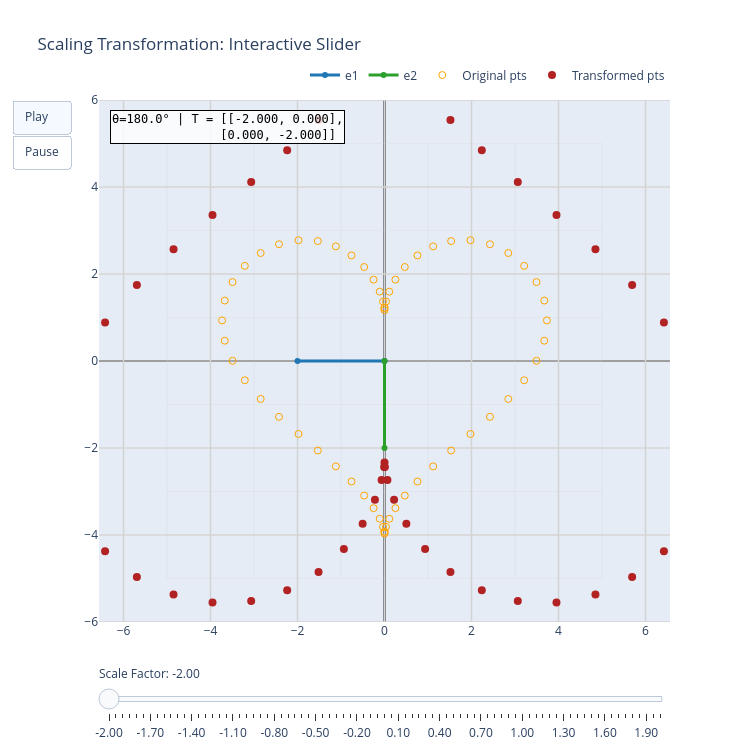

Notebook code for this chart:
### Markdown cell above
## Scalar Multiplication

### Code cell
def generate_scaling_matrices(scale_factors):
    """Generate scaling matrices for a sequence of scale factors.
    
    Args:
        scale_factors: array or list of scale factors (uniform scaling)
    
    Returns:
        List of matrix lists, where each element is [S(scale)] for that scale factor
    """
    matrices_sequence = []
    for s in scale_factors:
        # Uniform scaling matrix
        S = np.array([[s, 0],
                      [0, s]])
        matrices_sequence.append([S])
    return matrices_sequence


# Create a range of scale factors from -2.0 to 2.0 (including negative values)
scale_factors = np.linspace(-2.0, 2.0, 81)

# Use heart points as the input set
pts = heart_param_points(n=60)

# Generate scaling matrices
matrices_sequence = generate_scaling_matrices(scale_factors)

# Show the transformation animation
fig = show_transformation(
    matrices_sequence=matrices_sequence,
    points=pts,
    L=5,
    title='Scaling Transformation: Interactive Slider',
    color_func=heart_line_color,
    frame_duration_ms=100
)

# Update slider labels to show scale factors instead of rotation angles
slider_steps = []
for idx, s in enumerate(scale_factors):
    step = {
        'label': f'{s:.2f}',
        'method': 'animate',
        'args': [[f'frame_{idx}'], {
            'mode': 'immediate',
            'frame': {'duration': 0, 'redraw': True},
            'transition': {'duration': 0}
        }]
    }
    slider_steps.append(step)

# Update the slider configuration
fig.update_layout(
    sliders=[{
        'active': 0,
        'currentvalue': {'prefix': 'Scale Factor: ', 'suffix': '', 'visible': True},
        'pad': {'t': 40},
        'steps': slider_steps
    }]
)

fig.show()

### Figure 1 — Plotly figure (JSON) as saved in the notebook; plotly's stock layout.template omitted (floating-point values rounded to 4 significant figures)
{"data": [{"hoverinfo": "skip", "line": {"color": "lightgray", "width": 1}, "mode": "lines", "opacity": 0.25, "showlegend": false, "type": "scatter", "x": [-5, -5], "y": [-5, 5]}, {"hoverinfo": "skip", "line": {"color": "lightgray", "width": 1}, "mode": "lines", "opacity": 0.25, "showlegend": false, "type": "scatter", "x": [-4, -4], "y": [-5, 5]}, {"hoverinfo": "skip", "line": {"color": "lightgray", "width": 1}, "mode": "lines", "opacity": 0.25, "showlegend": false, "type": "scatter", "x": [-3, -3], "y": [-5, 5]}, {"hoverinfo": "skip", "line": {"color": "lightgray", "width": 1}, "mode": "lines", "opacity": 0.25, "showlegend": false, "type": "scatter", "x": [-2, -2], "y": [-5, 5]}, {"hoverinfo": "skip", "line": {"color": "lightgray", "width": 1}, "mode": "lines", "opacity": 0.25, "showlegend": false, "type": "scatter", "x": [-1, -1], "y": [-5, 5]}, {"hoverinfo": "skip", "line": {"color": "lightgray", "width": 1}, "mode": "lines", "opacity": 0.25, "showlegend": false, "type": "scatter", "x": [0, 0], "y": [-5, 5]}, {"hoverinfo": "skip", "line": {"color": "lightgray", "width": 1}, "mode": "lines", "opacity": 0.25, "showlegend": false, "type": "scatter", "x": [1, 1], "y": [-5, 5]}, {"hoverinfo": "skip", "line": {"color": "lightgray", "width": 1}, "mode": "lines", "opacity": 0.25, "showlegend": false, "type": "scatter", "x": [2, 2], "y": [-5, 5]}, {"hoverinfo": "skip", "line": {"color": "lightgray", "width": 1}, "mode": "lines", "opacity": 0.25, "showlegend": false, "type": "scatter", "x": [3, 3], "y": [-5, 5]}, {"hoverinfo": "skip", "line": {"color": "lightgray", "width": 1}, "mode": "lines", "opacity": 0.25, "showlegend": false, "type": "scatter", "x": [4, 4], "y": [-5, 5]}, {"hoverinfo": "skip", "line": {"color": "lightgray", "width": 1}, "mode": "lines", "opacity": 0.25, "showlegend": false, "type": "scatter", "x": [5, 5], "y": [-5, 5]}, {"hoverinfo": "skip", "line": {"color": "lightgray", "width": 1}, "mode": "lines", "opacity": 0.25, "showlegend": false, "type": "scatter", "x": [-5, 5], "y": [-5, -5]}, {"hoverinfo": "skip", "line": {"color": "lightgray", "width": 1}, "mode": "lines", "opacity": 0.25, "showlegend": false, "type": "scatter", "x": [-5, 5], "y": [-4, -4]}, {"hoverinfo": "skip", "line": {"color": "lightgray", "width": 1}, "mode": "lines", "opacity": 0.25, "showlegend": false, "type": "scatter", "x": [-5, 5], "y": [-3, -3]}, {"hoverinfo": "skip", "line": {"color": "lightgray", "width": 1}, "mode": "lines", "opacity": 0.25, "showlegend": false, "type": "scatter", "x": [-5, 5], "y": [-2, -2]}, {"hoverinfo": "skip", "line": {"color": "lightgray", "width": 1}, "mode": "lines", "opacity": 0.25, "showlegend": false, "type": "scatter", "x": [-5, 5], "y": [-1, -1]}, {"hoverinfo": "skip", "line": {"color": "lightgray", "width": 1}, "mode": "lines", "opacity": 0.25, "showlegend": false, "type": "scatter", "x": [-5, 5], "y": [0, 0]}, {"hoverinfo": "skip", "line": {"color": "lightgray", "width": 1}, "mode": "lines", "opacity": 0.25, "showlegend": false, "type": "scatter", "x": [-5, 5], "y": [1, 1]}, {"hoverinfo": "skip", "line": {"color": "lightgray", "width": 1}, "mode": "lines", "opacity": 0.25, "showlegend": false, "type": "scatter", "x": [-5, 5], "y": [2, 2]}, {"hoverinfo": "skip", "line": {"color": "lightgray", "width": 1}, "mode": "lines", "opacity": 0.25, "showlegend": false, "type": "scatter", "x": [-5, 5], "y": [3, 3]}, {"hoverinfo": "skip", "line": {"color": "lightgray", "width": 1}, "mode": "lines", "opacity": 0.25, "showlegend": false, "type": "scatter", "x": [-5, 5], "y": [4, 4]}, {"hoverinfo": "skip", "line": {"color": "lightgray", "width": 1}, "mode": "lines", "opacity": 0.25, "showlegend": false, "type": "scatter", "x": [-5, 5], "y": [5, 5]}, {"hoverinfo": "skip", "line": {"color": "lightgray", "width": 1.5}, "mode": "lines", "showlegend": false, "type": "scatter", "x": [10, 10], "y": [10, -10]}, {"hoverinfo": "skip", "line": {"color": "lightgray", "width": 1.5}, "mode": "lines", "showlegend": false, "type": "scatter", "x": [8, 8], "y": [10, -10]}, {"hoverinfo": "skip", "line": {"color": "lightgray", "width": 1.5}, "mode": "lines", "showlegend": false, "type": "scatter", "x": [6, 6], "y": [10, -10]}, {"hoverinfo": "skip", "line": {"color": "lightgray", "width": 1.5}, "mode": "lines", "showlegend": false, "type": "scatter", "x": [4, 4], "y": [10, -10]}, {"hoverinfo": "skip", "line": {"color": "lightgray", "width": 1.5}, "mode": "lines", "showlegend": false, "type": "scatter", "x": [2, 2], "y": [10, -10]}, {"hoverinfo": "skip", "line": {"color": "lightgray", "width": 1.5}, "mode": "lines", "showlegend": false, "type": "scatter", "x": [0, 0], "y": [10, -10]}, {"hoverinfo": "skip", "line": {"color": "lightgray", "width": 1.5}, "mode": "lines", "showlegend": false, "type": "scatter", "x": [-2, -2], "y": [10, -10]}, {"hoverinfo": "skip", "line": {"color": "lightgray", "width": 1.5}, "mode": "lines", "showlegend": false, "type": "scatter", "x": [-4, -4], "y": [10, -10]}, {"hoverinfo": "skip", "line": {"color": "lightgray", "width": 1.5}, "mode": "lines", "showlegend": false, "type": "scatter", "x": [-6, -6], "y": [10, -10]}, {"hoverinfo": "skip", "line": {"color": "lightgray", "width": 1.5}, "mode": "lines", "showlegend": false, "type": "scatter", "x": [-8, -8], "y": [10, -10]}, {"hoverinfo": "skip", "line": {"color": "lightgray", "width": 1.5}, "mode": "lines", "showlegend": false, "type": "scatter", "x": [-10, -10], "y": [10, -10]}, {"hoverinfo": "skip", "line": {"color": "lightgray", "width": 1.5}, "mode": "lines", "showlegend": false, "type": "scatter", "x": [10, -10], "y": [10, 10]}, {"hoverinfo": "skip", "line": {"color": "lightgray", "width": 1.5}, "mode": "lines", "showlegend": false, "type": "scatter", "x": [10, -10], "y": [8, 8]}, {"hoverinfo": "skip", "line": {"color": "lightgray", "width": 1.5}, "mode": "lines", "showlegend": false, "type": "scatter", "x": [10, -10], "y": [6, 6]}, {"hoverinfo": "skip", "line": {"color": "lightgray", "width": 1.5}, "mode": "lines", "showlegend": false, "type": "scatter", "x": [10, -10], "y": [4, 4]}, {"hoverinfo": "skip", "line": {"color": "lightgray", "width": 1.5}, "mode": "lines", "showlegend": false, "type": "scatter", "x": [10, -10], "y": [2, 2]}, {"hoverinfo": "skip", "line": {"color": "lightgray", "width": 1.5}, "mode": "lines", "showlegend": false, "type": "scatter", "x": [10, -10], "y": [0, 0]}, {"hoverinfo": "skip", "line": {"color": "lightgray", "width": 1.5}, "mode": "lines", "showlegend": false, "type": "scatter", "x": [10, -10], "y": [-2, -2]}, {"hoverinfo": "skip", "line": {"color": "lightgray", "width": 1.5}, "mode": "lines", "showlegend": false, "type": "scatter", "x": [10, -10], "y": [-4, -4]}, {"hoverinfo": "skip", "line": {"color": "lightgray", "width": 1.5}, "mode": "lines", "showlegend": false, "type": "scatter", "x": [10, -10], "y": [-6, -6]}, {"hoverinfo": "skip", "line": {"color": "lightgray", "width": 1.5}, "mode": "lines", "showlegend": false, "type": "scatter", "x": [10, -10], "y": [-8, -8]}, {"hoverinfo": "skip", "line": {"color": "lightgray", "width": 1.5}, "mode": "lines", "showlegend": false, "type": "scatter", "x": [10, -10], "y": [-10, -10]}, {"line": {"color": "#1f77b4", "width": 3}, "marker": {"size": 6}, "mode": "lines+markers", "name": "e1", "type": "scatter", "x": [0, -2], "y": [0, 0]}, {"line": {"color": "#2ca02c", "width": 3}, "marker": {"size": 6}, "mode": "lines+markers", "name": "e2", "type": "scatter", "x": [0, 0], "y": [0, -2]}, {"marker": {"color": "orange", "size": 7, "symbol": "circle-open"}, "mode": "markers", "name": "Original pts", "type": "scatter", "x": [0.0, 0.004264, 0.03355, 0.1102, 0.2512, 0.4667, 0.7581, 1.118, 1.532, 1.977, 2.425, 2.846, 3.212, 3.494, 3.672, 3.733, 3.672, 3.494, 3.212, 2.846, 2.425, 1.977, 1.532, 1.118, 0.7581, 0.4667, 0.2512, 0.1102, 0.03355, 0.004264, 6.857e-48, -0.004264, -0.03355, -0.1102, -0.2512, -0.4667, -0.7581, -1.118, -1.532, -1.977, -2.425, -2.846, -3.212, -3.494, -3.672, -3.733, -3.672, -3.494, -3.212, -2.846, -2.425, -1.977, -1.532, -1.118, -0.7581, -0.4667, -0.2512, -0.1102, -0.03355, -0.004264], "y": [1.167, 1.219, 1.368, 1.595, 1.871, 2.16, 2.426, 2.635, 2.757, 2.776, 2.683, 2.483, 2.187, 1.815, 1.389, 0.9333, 0.4667, 0.004707, -0.4431, -0.8726, -1.283, -1.677, -2.057, -2.422, -2.77, -3.094, -3.383, -3.627, -3.811, -3.927, -3.967, -3.927, -3.811, -3.627, -3.383, -3.094, -2.77, -2.422, -2.057, -1.677, -1.283, -0.8726, -0.4431, 0.004707, 0.4667, 0.9333, 1.389, 1.815, 2.187, 2.483, 2.683, 2.776, 2.757, 2.635, 2.426, 2.16, 1.871, 1.595, 1.368, 1.219]}, {"marker": {"color": ["firebrick", "firebrick", "firebrick", "firebrick", "firebrick", "firebrick", "firebrick", "firebrick", "firebrick", "firebrick", "firebrick", "firebrick", "firebrick", "firebrick", "firebrick", "firebrick", "firebrick", "firebrick", "firebrick", "firebrick", "firebrick", "firebrick", "firebrick", "firebrick", "firebrick", "firebrick", "firebrick", "firebrick", "firebrick", "firebrick", "firebrick", "firebrick", "firebrick", "firebrick", "firebrick", "firebrick", "firebrick", "firebrick", "firebrick", "firebrick", "firebrick", "firebrick", "firebrick", "firebrick", "firebrick", "firebrick", "firebrick", "firebrick", "firebrick", "firebrick", "firebrick", "firebrick", "firebrick", "firebrick", "firebrick", "firebrick", "firebrick", "firebrick", "firebrick", "firebrick"], "size": 8}, "mode": "markers", "name": "Transformed pts", "type": "scatter", "x": [0.0, -0.008528, -0.06711, -0.2203, -0.5024, -0.9333, -1.516, -2.237, -3.064, -3.954, -4.85, -5.693, -6.423, -6.988, -7.345, -7.467, -7.345, -6.988, -6.423, -5.693, -4.85, -3.954, -3.064, -2.237, -1.516, -0.9333, -0.5024, -0.2203, -0.06711, -0.008528, -1.371e-47, 0.008528, 0.06711, 0.2203, 0.5024, 0.9333, 1.516, 2.237, 3.064, 3.954, 4.85, 5.693, 6.423, 6.988, 7.345, 7.467, 7.345, 6.988, 6.423, 5.693, 4.85, 3.954, 3.064, 2.237, 1.516, 0.9333, 0.5024, 0.2203, 0.06711, 0.008528], "y": [-2.333, -2.437, -2.735, -3.189, -3.741, -4.321, -4.853, -5.27, -5.515, -5.552, -5.367, -4.965, -4.373, -3.629, -2.779, -1.867, -0.9335, -0.009415, 0.8863, 1.745, 2.567, 3.355, 4.114, 4.844, 5.54, 6.187, 6.766, 7.253, 7.623, 7.854, 7.933, 7.854, 7.623, 7.253, 6.766, 6.187, 5.54, 4.844, 4.114, 3.355, 2.567, 1.745, 0.8863, -0.009415, -0.9335, -1.867, -2.779, -3.629, -4.373, -4.965, -5.367, -5.552, -5.515, -5.27, -4.853, -4.321, -3.741, -3.189, -2.735, -2.437]}], "layout": {"annotations": [{"bgcolor": "rgba(255,255,255,0.8)", "bordercolor": "black", "borderwidth": 1, "font": {"color": "black", "family": "monospace", "size": 12}, "showarrow": false, "text": "θ=180.0° | T = [[-2.000, 0.000],<br>              [0.000, -2.000]]", "x": 0.02, "xanchor": "left", "xref": "paper", "y": 0.98, "yanchor": "top", "yref": "paper"}], "height": 750, "legend": {"orientation": "h", "x": 1, "xanchor": "right", "y": 1.02, "yanchor": "bottom"}, "sliders": [{"active": 0, "currentvalue": {"prefix": "Scale Factor: ", "suffix": "", "visible": true}, "pad": {"t": 40}, "steps": [{"args": [["frame_0"], {"frame": {"duration": 0, "redraw": true}, "mode": "immediate", "transition": {"duration": 0}}], "label": "-2.00", "method": "animate"}, {"args": [["frame_1"], {"frame": {"duration": 0, "redraw": true}, "mode": "immediate", "transition": {"duration": 0}}], "label": "-1.95", "method": "animate"}, {"args": [["frame_2"], {"frame": {"duration": 0, "redraw": true}, "mode": "immediate", "transition": {"duration": 0}}], "label": "-1.90", "method": "animate"}, {"args": [["frame_3"], {"frame": {"duration": 0, "redraw": true}, "mode": "immediate", "transition": {"duration": 0}}], "label": "-1.85", "method": "animate"}, {"args": [["frame_4"], {"frame": {"duration": 0, "redraw": true}, "mode": "immediate", "transition": {"duration": 0}}], "label": "-1.80", "method": "animate"}, {"args": [["frame_5"], {"frame": {"duration": 0, "redraw": true}, "mode": "immediate", "transition": {"duration": 0}}], "label": "-1.75", "method": "animate"}, {"args": [["frame_6"], {"frame": {"duration": 0, "redraw": true}, "mode": "immediate", "transition": {"duration": 0}}], "label": "-1.70", "method": "animate"}, {"args": [["frame_7"], {"frame": {"duration": 0, "redraw": true}, "mode": "immediate", "transition": {"duration": 0}}], "label": "-1.65", "method": "animate"}, {"args": [["frame_8"], {"frame": {"duration": 0, "redraw": true}, "mode": "immediate", "transition": {"duration": 0}}], "label": "-1.60", "method": "animate"}, {"args": [["frame_9"], {"frame": {"duration": 0, "redraw": true}, "mode": "immediate", "transition": {"duration": 0}}], "label": "-1.55", "method": "animate"}, {"args": [["frame_10"], {"frame": {"duration": 0, "redraw": true}, "mode": "immediate", "transition": {"duration": 0}}], "label": "-1.50", "method": "animate"}, {"args": [["frame_11"], {"frame": {"duration": 0, "redraw": true}, "mode": "immediate", "transition": {"duration": 0}}], "label": "-1.45", "method": "animate"}, {"args": [["frame_12"], {"frame": {"duration": 0, "redraw": true}, "mode": "immediate", "transition": {"duration": 0}}], "label": "-1.40", "method": "animate"}, {"args": [["frame_13"], {"frame": {"duration": 0, "redraw": true}, "mode": "immediate", "transition": {"duration": 0}}], "label": "-1.35", "method": "animate"}, {"args": [["frame_14"], {"frame": {"duration": 0, "redraw": true}, "mode": "immediate", "transition": {"duration": 0}}], "label": "-1.30", "method": "animate"}, {"args": [["frame_15"], {"frame": {"duration": 0, "redraw": true}, "mode": "immediate", "transition": {"duration": 0}}], "label": "-1.25", "method": "animate"}, {"args": [["frame_16"], {"frame": {"duration": 0, "redraw": true}, "mode": "immediate", "transition": {"duration": 0}}], "label": "-1.20", "method": "animate"}, {"args": [["frame_17"], {"frame": {"duration": 0, "redraw": true}, "mode": "immediate", "transition": {"duration": 0}}], "label": "-1.15", "method": "animate"}, {"args": [["frame_18"], {"frame": {"duration": 0, "redraw": true}, "mode": "immediate", "transition": {"duration": 0}}], "label": "-1.10", "method": "animate"}, {"args": [["frame_19"], {"frame": {"duration": 0, "redraw": true}, "mode": "immediate", "transition": {"duration": 0}}], "label": "-1.05", "method": "animate"}, {"args": [["frame_20"], {"frame": {"duration": 0, "redraw": true}, "mode": "immediate", "transition": {"duration": 0}}], "label": "-1.00", "method": "animate"}, {"args": [["frame_21"], {"frame": {"duration": 0, "redraw": true}, "mode": "immediate", "transition": {"duration": 0}}], "label": "-0.95", "method": "animate"}, {"args": [["frame_22"], {"frame": {"duration": 0, "redraw": true}, "mode": "immediate", "transition": {"duration": 0}}], "label": "-0.90", "method": "animate"}, {"args": [["frame_23"], {"frame": {"duration": 0, "redraw": true}, "mode": "immediate", "transition": {"duration": 0}}], "label": "-0.85", "method": "animate"}, {"args": [["frame_24"], {"frame": {"duration": 0, "redraw": true}, "mode": "immediate", "transition": {"duration": 0}}], "label": "-0.80", "method": "animate"}, {"args": [["frame_25"], {"frame": {"duration": 0, "redraw": true}, "mode": "immediate", "transition": {"duration": 0}}], "label": "-0.75", "method": "animate"}, {"args": [["frame_26"], {"frame": {"duration": 0, "redraw": true}, "mode": "immediate", "transition": {"duration": 0}}], "label": "-0.70", "method": "animate"}, {"args": [["frame_27"], {"frame": {"duration": 0, "redraw": true}, "mode": "immediate", "transition": {"duration": 0}}], "label": "-0.65", "method": "animate"}, {"args": [["frame_28"], {"frame": {"duration": 0, "redraw": true}, "mode": "immediate", "transition": {"duration": 0}}], "label": "-0.60", "method": "animate"}, {"args": [["frame_29"], {"frame": {"duration": 0, "redraw": true}, "mode": "immediate", "transition": {"duration": 0}}], "label": "-0.55", "method": "animate"}, {"args": [["frame_30"], {"frame": {"duration": 0, "redraw": true}, "mode": "immediate", "transition": {"duration": 0}}], "label": "-0.50", "method": "animate"}, {"args": [["frame_31"], {"frame": {"duration": 0, "redraw": true}, "mode": "immediate", "transition": {"duration": 0}}], "label": "-0.45", "method": "animate"}, {"args": [["frame_32"], {"frame": {"duration": 0, "redraw": true}, "mode": "immediate", "transition": {"duration": 0}}], "label": "-0.40", "method": "animate"}, {"args": [["frame_33"], {"frame": {"duration": 0, "redraw": true}, "mode": "immediate", "transition": {"duration": 0}}], "label": "-0.35", "method": "animate"}, {"args": [["frame_34"], {"frame": {"duration": 0, "redraw": true}, "mode": "immediate", "transition": {"duration": 0}}], "label": "-0.30", "method": "animate"}, {"args": [["frame_35"], {"frame": {"duration": 0, "redraw": true}, "mode": "immediate", "transition": {"duration": 0}}], "label": "-0.25", "method": "animate"}, {"args": [["frame_36"], {"frame": {"duration": 0, "redraw": true}, "mode": "immediate", "transition": {"duration": 0}}], "label": "-0.20", "method": "animate"}, {"args": [["frame_37"], {"frame": {"duration": 0, "redraw": true}, "mode": "immediate", "transition": {"duration": 0}}], "label": "-0.15", "method": "animate"}, {"args": [["frame_38"], {"frame": {"duration": 0, "redraw": true}, "mode": "immediate", "transition": {"duration": 0}}], "label": "-0.10", "method": "animate"}, {"args": [["frame_39"], {"frame": {"duration": 0, "redraw": true}, "mode": "immediate", "transition": {"duration": 0}}], "label": "-0.05", "method": "animate"}, {"args": [["frame_40"], {"frame": {"duration": 0, "redraw": true}, "mode": "immediate", "transition": {"duration": 0}}], "label": "0.00", "method": "animate"}, {"args": [["frame_41"], {"frame": {"duration": 0, "redraw": true}, "mode": "immediate", "transition": {"duration": 0}}], "label": "0.05", "method": "animate"}, {"args": [["frame_42"], {"frame": {"duration": 0, "redraw": true}, "mode": "immediate", "transition": {"duration": 0}}], "label": "0.10", "method": "animate"}, {"args": [["frame_43"], {"frame": {"duration": 0, "redraw": true}, "mode": "immediate", "transition": {"duration": 0}}], "label": "0.15", "method": "animate"}, {"args": [["frame_44"], {"frame": {"duration": 0, "redraw": true}, "mode": "immediate", "transition": {"duration": 0}}], "label": "0.20", "method": "animate"}, {"args": [["frame_45"], {"frame": {"duration": 0, "redraw": true}, "mode": "immediate", "transition": {"duration": 0}}], "label": "0.25", "method": "animate"}, {"args": [["frame_46"], {"frame": {"duration": 0, "redraw": true}, "mode": "immediate", "transition": {"duration": 0}}], "label": "0.30", "method": "animate"}, {"args": [["frame_47"], {"frame": {"duration": 0, "redraw": true}, "mode": "immediate", "transition": {"duration": 0}}], "label": "0.35", "method": "animate"}, {"args": [["frame_48"], {"frame": {"duration": 0, "redraw": true}, "mode": "immediate", "transition": {"duration": 0}}], "label": "0.40", "method": "animate"}, {"args": [["frame_49"], {"frame": {"duration": 0, "redraw": true}, "mode": "immediate", "transition": {"duration": 0}}], "label": "0.45", "method": "animate"}, {"args": [["frame_50"], {"frame": {"duration": 0, "redraw": true}, "mode": "immediate", "transition": {"duration": 0}}], "label": "0.50", "method": "animate"}, {"args": [["frame_51"], {"frame": {"duration": 0, "redraw": true}, "mode": "immediate", "transition": {"duration": 0}}], "label": "0.55", "method": "animate"}, {"args": [["frame_52"], {"frame": {"duration": 0, "redraw": true}, "mode": "immediate", "transition": {"duration": 0}}], "label": "0.60", "method": "animate"}, {"args": [["frame_53"], {"frame": {"duration": 0, "redraw": true}, "mode": "immediate", "transition": {"duration": 0}}], "label": "0.65", "method": "animate"}, {"args": [["frame_54"], {"frame": {"duration": 0, "redraw": true}, "mode": "immediate", "transition": {"duration": 0}}], "label": "0.70", "method": "animate"}, {"args": [["frame_55"], {"frame": {"duration": 0, "redraw": true}, "mode": "immediate", "transition": {"duration": 0}}], "label": "0.75", "method": "animate"}, {"args": [["frame_56"], {"frame": {"duration": 0, "redraw": true}, "mode": "immediate", "transition": {"duration": 0}}], "label": "0.80", "method": "animate"}, {"args": [["frame_57"], {"frame": {"duration": 0, "redraw": true}, "mode": "immediate", "transition": {"duration": 0}}], "label": "0.85", "method": "animate"}, {"args": [["frame_58"], {"frame": {"duration": 0, "redraw": true}, "mode": "immediate", "transition": {"duration": 0}}], "label": "0.90", "method": "animate"}, {"args": [["frame_59"], {"frame": {"duration": 0, "redraw": true}, "mode": "immediate", "transition": {"duration": 0}}], "label": "0.95", "method": "animate"}, {"args": [["frame_60"], {"frame": {"duration": 0, "redraw": true}, "mode": "immediate", "transition": {"duration": 0}}], "label": "1.00", "method": "animate"}, {"args": [["frame_61"], {"frame": {"duration": 0, "redraw": true}, "mode": "immediate", "transition": {"duration": 0}}], "label": "1.05", "method": "animate"}, {"args": [["frame_62"], {"frame": {"duration": 0, "redraw": true}, "mode": "immediate", "transition": {"duration": 0}}], "label": "1.10", "method": "animate"}, {"args": [["frame_63"], {"frame": {"duration": 0, "redraw": true}, "mode": "immediate", "transition": {"duration": 0}}], "label": "1.15", "method": "animate"}, {"args": [["frame_64"], {"frame": {"duration": 0, "redraw": true}, "mode": "immediate", "transition": {"duration": 0}}], "label": "1.20", "method": "animate"}, {"args": [["frame_65"], {"frame": {"duration": 0, "redraw": true}, "mode": "immediate", "transition": {"duration": 0}}], "label": "1.25", "method": "animate"}, {"args": [["frame_66"], {"frame": {"duration": 0, "redraw": true}, "mode": "immediate", "transition": {"duration": 0}}], "label": "1.30", "method": "animate"}, {"args": [["frame_67"], {"frame": {"duration": 0, "redraw": true}, "mode": "immediate", "transition": {"duration": 0}}], "label": "1.35", "method": "animate"}, {"args": [["frame_68"], {"frame": {"duration": 0, "redraw": true}, "mode": "immediate", "transition": {"duration": 0}}], "label": "1.40", "method": "animate"}, {"args": [["frame_69"], {"frame": {"duration": 0, "redraw": true}, "mode": "immediate", "transition": {"duration": 0}}], "label": "1.45", "method": "animate"}, {"args": [["frame_70"], {"frame": {"duration": 0, "redraw": true}, "mode": "immediate", "transition": {"duration": 0}}], "label": "1.50", "method": "animate"}, {"args": [["frame_71"], {"frame": {"duration": 0, "redraw": true}, "mode": "immediate", "transition": {"duration": 0}}], "label": "1.55", "method": "animate"}, {"args": [["frame_72"], {"frame": {"duration": 0, "redraw": true}, "mode": "immediate", "transition": {"duration": 0}}], "label": "1.60", "method": "animate"}, {"args": [["frame_73"], {"frame": {"duration": 0, "redraw": true}, "mode": "immediate", "transition": {"duration": 0}}], "label": "1.65", "method": "animate"}, {"args": [["frame_74"], {"frame": {"duration": 0, "redraw": true}, "mode": "immediate", "transition": {"duration": 0}}], "label": "1.70", "method": "animate"}, {"args": [["frame_75"], {"frame": {"duration": 0, "redraw": true}, "mode": "immediate", "transition": {"duration": 0}}], "label": "1.75", "method": "animate"}, {"args": [["frame_76"], {"frame": {"duration": 0, "redraw": true}, "mode": "immediate", "transition": {"duration": 0}}], "label": "1.80", "method": "animate"}, {"args": [["frame_77"], {"frame": {"duration": 0, "redraw": true}, "mode": "immediate", "transition": {"duration": 0}}], "label": "1.85", "method": "animate"}, {"args": [["frame_78"], {"frame": {"duration": 0, "redraw": true}, "mode": "immediate", "transition": {"duration": 0}}], "label": "1.90", "method": "animate"}, {"args": [["frame_79"], {"frame": {"duration": 0, "redraw": true}, "mode": "immediate", "transition": {"duration": 0}}], "label": "1.95", "method": "animate"}, {"args": [["frame_80"], {"frame": {"duration": 0, "redraw": true}, "mode": "immediate", "transition": {"duration": 0}}], "label": "2.00", "method": "animate"}]}], "title": {"text": "Scaling Transformation: Interactive Slider"}, "updatemenus": [{"buttons": [{"args": [null, {"frame": {"duration": 100, "redraw": true}, "fromcurrent": true}], "label": "Play", "method": "animate"}, {"args": [[null], {"mode": "immediate"}], "label": "Pause", "method": "animate"}], "showactive": true, "type": "buttons"}], "width": 750, "xaxis": {"range": [-6, 6], "zeroline": true, "zerolinecolor": "black", "zerolinewidth": 2}, "yaxis": {"range": [-6, 6], "scaleanchor": "x", "scaleratio": 1, "zeroline": true, "zerolinecolor": "black", "zerolinewidth": 2}}}
